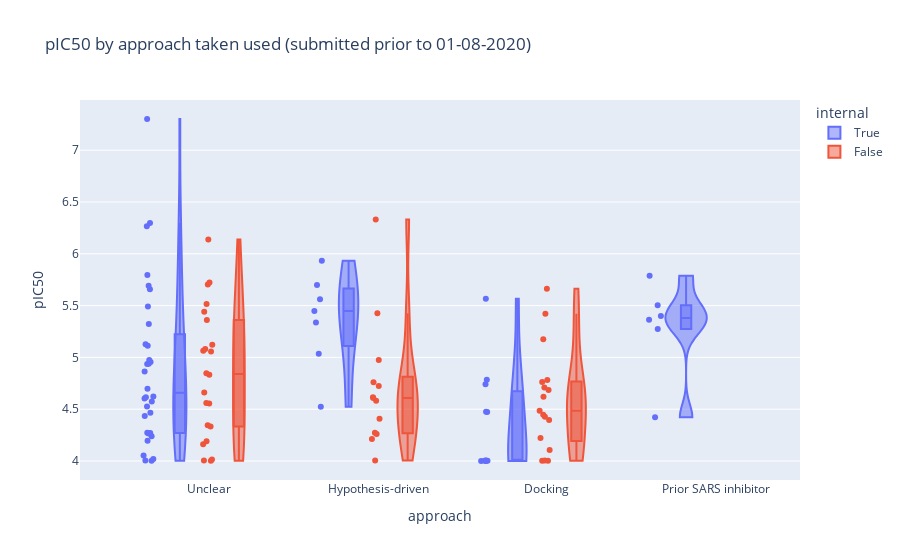

This figure's notebook cell:
### Code cell
from datetime import datetime

date_cutoff = datetime(2020, 8, 1)

subbed = moonshot.loc[~moonshot.classified_method.isin(['STARTING_LIBRARY', 'UNKNOWN']) & \
                      (moonshot.submission_date < date_cutoff) & (moonshot.shipment_date < date_cutoff)
                     ]
fig = px.violin(subbed,
                title=f'pIC50 by approach taken used (submitted prior to {date_cutoff.strftime("%d-%m-%Y")})',
                y='pIC50', x='approach',
               color='internal',
                hover_data=['CID (canonical)', 'clean_creator', 'shipment_date', 'site_name', 'short'],
               box=True,
               points='all')
fig.update_traces(spanmode = 'hard')
fig.write_image("methodology_vio.jpg")
fig

### Figure 1 — Plotly figure (JSON) as saved in the notebook; plotly's stock layout.template omitted (floating-point values rounded to 4 significant figures; data arrays with more than 128 entries replaced by an {"elided": "..."} marker saying what was removed)
{"data": [{"alignmentgroup": "True", "box": {"visible": true}, "customdata": {"elided": "56x5 str values"}, "hovertemplate": "internal=True<br>approach=%{x}<br>pIC50=%{y}<br>CID (canonical)=%{customdata[0]}<br>clean_creator=%{customdata[1]}<br>shipment_date=%{customdata[2]}<br>site_name=%{customdata[3]}<br>short=%{customdata[4]}<extra></extra>", "legendgroup": "True", "marker": {"color": "#636efa"}, "name": "True", "offsetgroup": "True", "orientation": "v", "points": "all", "scalegroup": "True", "showlegend": true, "spanmode": "hard", "type": "violin", "x": ["Unclear", "Unclear", "Unclear", "Unclear", "Unclear", "Hypothesis-driven", "Hypothesis-driven", "Hypothesis-driven", "Hypothesis-driven", "Unclear", "Hypothesis-driven", "Hypothesis-driven", "Docking", "Docking", "Docking", "Unclear", "Unclear", "Unclear", "Unclear", "Unclear", "Unclear", "Prior SARS inhibitor", "Unclear", "Unclear", "Unclear", "Hypothesis-driven", "Unclear", "Unclear", "Unclear", "Docking", "Docking", "Docking", "Docking", "Docking", "Docking", "Docking", "Docking", "Unclear", "Unclear", "Prior SARS inhibitor", "Prior SARS inhibitor", "Prior SARS inhibitor", "Prior SARS inhibitor", "Unclear", "Prior SARS inhibitor", "Unclear", "Unclear", "Unclear", "Unclear", "Unclear", "Unclear", "Unclear", "Unclear", "Unclear", "Unclear", "Unclear"], "x0": " ", "xaxis": "x", "y": [4.265, 4.197, 4.573, 4.24, 4.004, 5.035, 5.932, 5.699, 5.447, 5.492, 5.336, 5.561, 4.74, 4.475, 5.565, 4.272, 5.112, 4.526, 6.265, 5.321, 5.658, 4.423, 4.019, 4.27, 4.002, 4.524, 4.053, 4.465, 4.604, 4.004, 4.002, 4.002, 4.472, 4.785, 4.002, 4, 4.002, 4.975, 5.693, 5.274, 5.788, 5.399, 5.364, 7.301, 5.503, 4.939, 4.936, 5.126, 4.622, 4.614, 4.955, 4.697, 6.298, 5.796, 4.863, 4.434], "y0": " ", "yaxis": "y"}, {"alignmentgroup": "True", "box": {"visible": true}, "customdata": {"elided": "52x5 str values"}, "hovertemplate": "internal=False<br>approach=%{x}<br>pIC50=%{y}<br>CID (canonical)=%{customdata[0]}<br>clean_creator=%{customdata[1]}<br>shipment_date=%{customdata[2]}<br>site_name=%{customdata[3]}<br>short=%{customdata[4]}<extra></extra>", "legendgroup": "False", "marker": {"color": "#EF553B"}, "name": "False", "offsetgroup": "False", "orientation": "v", "points": "all", "scalegroup": "True", "showlegend": true, "spanmode": "hard", "type": "violin", "x": ["Hypothesis-driven", "Unclear", "Hypothesis-driven", "Hypothesis-driven", "Hypothesis-driven", "Hypothesis-driven", "Unclear", "Docking", "Hypothesis-driven", "Hypothesis-driven", "Hypothesis-driven", "Hypothesis-driven", "Hypothesis-driven", "Docking", "Unclear", "Docking", "Unclear", "Unclear", "Hypothesis-driven", "Docking", "Docking", "Unclear", "Unclear", "Docking", "Unclear", "Docking", "Docking", "Unclear", "Docking", "Docking", "Docking", "Unclear", "Unclear", "Unclear", "Unclear", "Unclear", "Unclear", "Unclear", "Unclear", "Hypothesis-driven", "Hypothesis-driven", "Docking", "Docking", "Unclear", "Unclear", "Unclear", "Docking", "Docking", "Docking", "Docking", "Unclear", "Unclear"], "x0": " ", "xaxis": "x", "y": [4.609, 4.19, 4.582, 4.212, 4.26, 4.004, 5.514, 5.175, 4.975, 4.724, 4.759, 4.616, 4.408, 5.664, 4.559, 4.105, 4.004, 4.554, 6.332, 4.004, 4.447, 4.662, 5.362, 4.396, 5.724, 5.42, 4.71, 5.703, 4.427, 4.762, 4.686, 4.002, 4.014, 4.333, 5.44, 4.848, 5.081, 5.063, 4.344, 5.427, 4.272, 4.002, 4.002, 5.057, 4.833, 5.122, 4.484, 4.783, 4.62, 4.223, 6.138, 4.162], "y0": " ", "yaxis": "y"}], "layout": {"autosize": true, "legend": {"title": {"text": "internal"}, "tracegroupgap": 0}, "title": {"text": "pIC50 by approach taken used (submitted prior to 01-08-2020)"}, "violinmode": "group", "xaxis": {"anchor": "y", "autorange": true, "domain": [0, 1], "range": [-0.7652, 3.5], "title": {"text": "approach"}, "type": "category"}, "yaxis": {"anchor": "x", "autorange": true, "domain": [0, 1], "range": [3.817, 7.484], "title": {"text": "pIC50"}, "type": "linear"}}}
